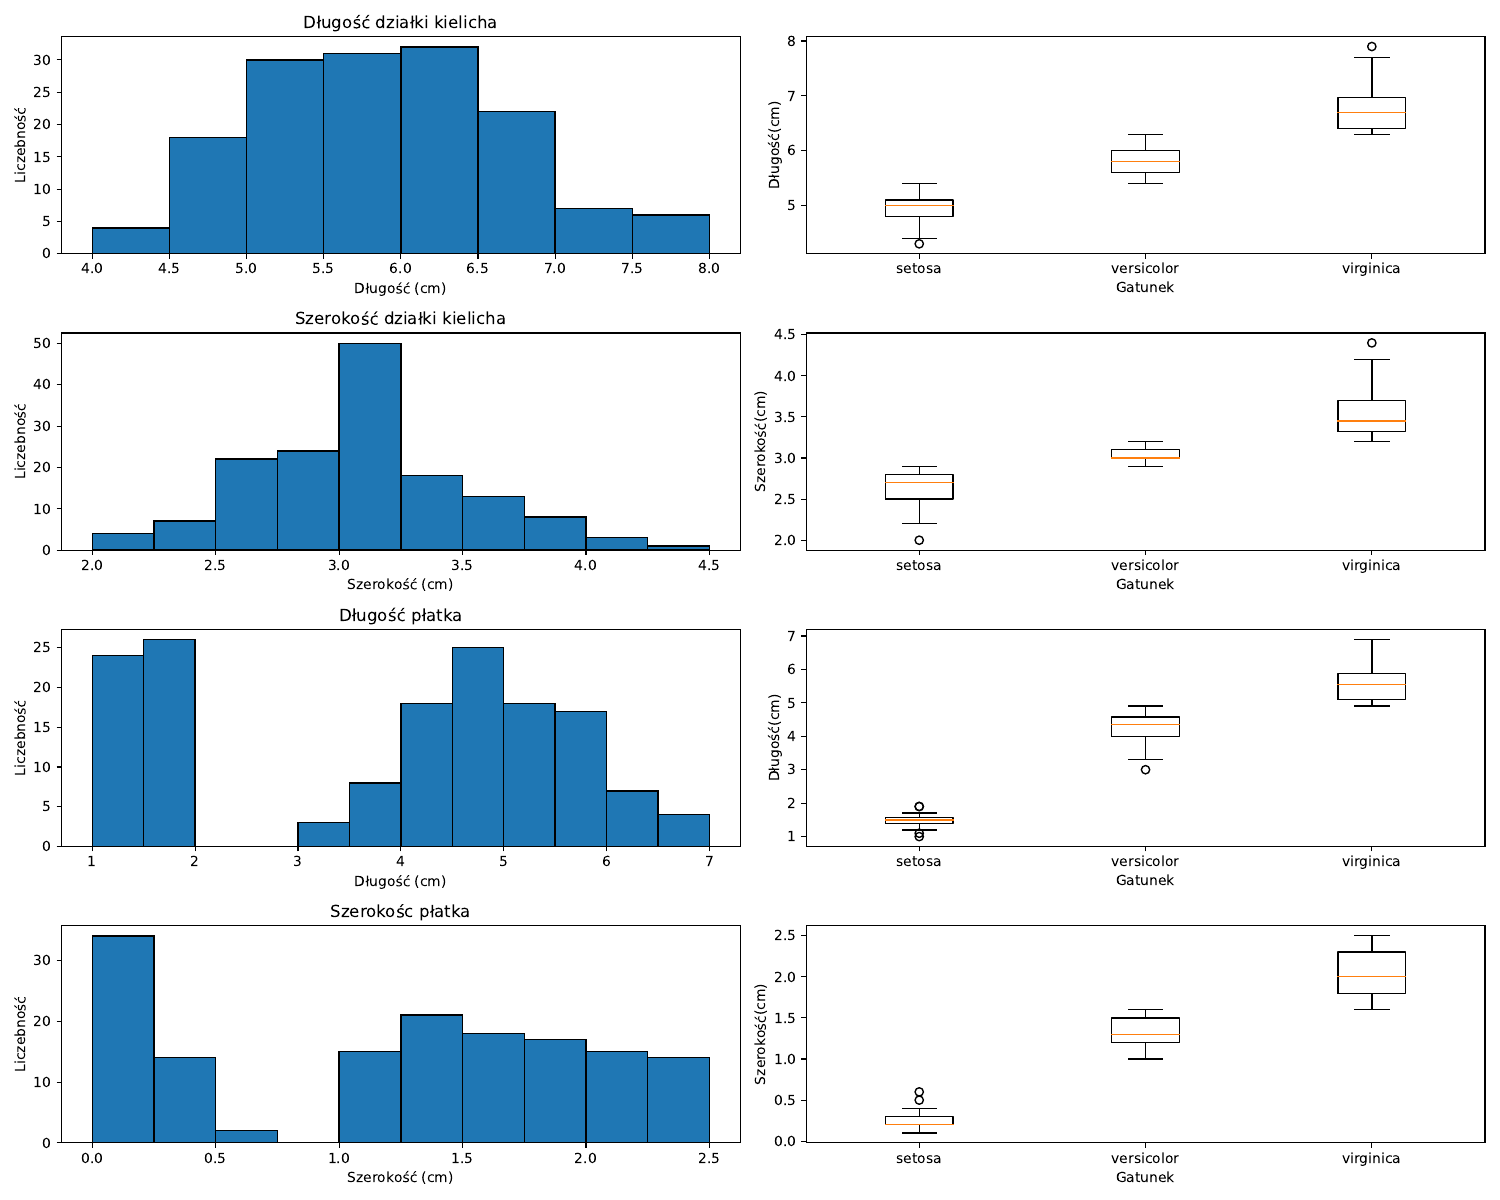

Recreate this plot in Python.
import matplotlib.pyplot as plt


# funkcja generująca wykresy pudełkowe oraz histogramy
def wykresy(Dlug_dzial_kiel=None, Szer_dzial_kiel=None, Dlug_plat=None, Szer_plat=None,
            tabela_dlugosci_dzialki_kielicha=None, tabela_szerokosci_dzialki_kielicha=None, tabela_dlugosci_platka=None,
            tabela_szerokosci_platka=None):
    if tabela_szerokosci_platka is None:
        tabela_szerokosci_platka = []
    if tabela_dlugosci_platka is None:
        tabela_dlugosci_platka = []
    if tabela_szerokosci_dzialki_kielicha is None:
        tabela_szerokosci_dzialki_kielicha = []
    if tabela_dlugosci_dzialki_kielicha is None:
        tabela_dlugosci_dzialki_kielicha = []
    if Szer_plat is None:
        Szer_plat = []
    if Dlug_plat is None:
        Dlug_plat = []
    if Szer_dzial_kiel is None:
        Szer_dzial_kiel = []
    if Dlug_dzial_kiel is None:
        Dlug_dzial_kiel = []

    # ustalam rozmiar okna na ktorym będą wyświetlane wykresy
    plt.rcParams["figure.figsize"] = [15.00, 12.00]
    fig, ax = plt.subplots(4, 2, tight_layout=True)


# ______________________________HISTOGRAMY______________________________#
    # bins=[xx] oznacza zakresy pomiędzy słupkami wykresu
    ax[0][0].hist(Dlug_dzial_kiel, bins=[4.0, 4.5, 5.0, 5.5, 6.0, 6.5, 7.0, 7.5, 8.0], edgecolor="black")
    ax[0][0].set_title("Długość działki kielicha")
    ax[0][0].set_xlabel("Długość (cm)")
    ax[0][0].set_ylabel("Liczebność")

    ax[1][0].hist(Szer_dzial_kiel, bins=[2.0, 2.25, 2.5, 2.75, 3.0, 3.25, 3.5, 3.75, 4.0, 4.25, 4.5], edgecolor="black")
    ax[1][0].set_title("Szerokość działki kielicha")
    ax[1][0].set_xlabel("Szerokość (cm)")
    ax[1][0].set_ylabel("Liczebność")

    ax[2][0].hist(Dlug_plat, bins=[1.0, 1.5, 2.0, 2.5, 3.0, 3.5, 4.0, 4.5, 5.0, 5.5, 6.0, 6.5, 7.0], edgecolor="black")
    ax[2][0].set_title("Długość płatka")
    ax[2][0].set_xlabel("Długość (cm)")
    ax[2][0].set_ylabel("Liczebność")

    ax[3][0].hist(Szer_plat, bins=[0.0, 0.25, 0.5, 0.75, 1.0, 1.25, 1.5, 1.75, 2.0, 2.25, 2.5], edgecolor="black")
    ax[3][0].set_title("Szerokośc płatka")
    ax[3][0].set_xlabel("Szerokość (cm)")
    ax[3][0].set_ylabel("Liczebność")

# ______________________________WYKRESY_PUDEŁKOWE______________________________#

    # nazwy posczegolnych gatunkow
    g1 = 'setosa'
    g2 = 'versicolor'
    g3 = 'virginica'

    # deklaruje tablice zawierające informacje o poszczegolnych cechach dla danych gatunkow
    Dlug_dzial_kiel_g1 = [None]*50
    Dlug_dzial_kiel_g2 = [None]*50
    Dlug_dzial_kiel_g3 = [None]*50

    Szer_dzial_kiel_g1 = [None]*50
    Szer_dzial_kiel_g2 = [None]*50
    Szer_dzial_kiel_g3 = [None]*50

    Dlug_plat_g1 = [None]*50
    Dlug_plat_g2 = [None]*50
    Dlug_plat_g3 = [None]*50

    Szer_plat_g1 = [None]*50
    Szer_plat_g2 = [None]*50
    Szer_plat_g3 = [None]*50

    # wypelniam je wymaganymi danymi
    for i in range(50):
        Dlug_dzial_kiel_g1[i] = tabela_dlugosci_dzialki_kielicha[i]
        Szer_dzial_kiel_g1[i] = tabela_szerokosci_dzialki_kielicha[i]
        Dlug_plat_g1[i] = tabela_dlugosci_platka[i]
        Szer_plat_g1[i] = tabela_szerokosci_platka[i]

    for i in range(50,100):
        Dlug_dzial_kiel_g2[i-50] = tabela_dlugosci_dzialki_kielicha[i]
        Szer_dzial_kiel_g2[i-50] = tabela_szerokosci_dzialki_kielicha[i]
        Dlug_plat_g2[i-50] = tabela_dlugosci_platka[i]
        Szer_plat_g2[i-50] = tabela_szerokosci_platka[i]

    for i in range(100, 150):
        Dlug_dzial_kiel_g3[i - 100] = tabela_dlugosci_dzialki_kielicha[i]
        Szer_dzial_kiel_g3[i - 100] = tabela_szerokosci_dzialki_kielicha[i]
        Dlug_plat_g3[i - 100] = tabela_dlugosci_platka[i]
        Szer_plat_g3[i - 100] = tabela_szerokosci_platka[i]

    # struktura "dictionary" dostępna w Pythonie pozwala na zadeklarowanie
    # klucza i przypisania do niego danych
    # w tym przypadku pozwala to na wytworzenie trzech osobnych wykresów pudełkowych
    # odpowiadających gatunkom irysów

    Slownik_dlug_dzial_kiel = {g1: Dlug_dzial_kiel_g1, g2: Dlug_dzial_kiel_g2, g3: Dlug_dzial_kiel_g3}
    Slownik_szer_dzial_kiel = {g1: Szer_dzial_kiel_g1, g2: Szer_dzial_kiel_g2, g3: Szer_dzial_kiel_g3}
    Slownik_dlug_plat = {g1: Dlug_plat_g1, g2: Dlug_plat_g2, g3: Dlug_plat_g3}
    Slownik_szer_plat = {g1: Szer_plat_g1, g2: Szer_plat_g2, g3: Szer_plat_g3}

    # tworzę wykresy pudełkowe
    ax[0][1].boxplot(Slownik_dlug_dzial_kiel.values())
    ax[0][1].set_xticklabels(Slownik_dlug_dzial_kiel.keys())
    ax[0][1].set_xlabel("Gatunek")
    ax[0][1].set_ylabel("Długość(cm)")

    ax[1][1].boxplot(Slownik_szer_dzial_kiel.values())
    ax[1][1].set_xticklabels(Slownik_szer_dzial_kiel.keys())
    ax[1][1].set_xlabel("Gatunek")
    ax[1][1].set_ylabel("Szerokość(cm)")

    ax[2][1].boxplot(Slownik_dlug_plat.values())
    ax[2][1].set_xticklabels(Slownik_dlug_plat.keys())
    ax[2][1].set_xlabel("Gatunek")
    ax[2][1].set_ylabel("Długość(cm)")

    ax[3][1].boxplot(Slownik_szer_plat.values())
    ax[3][1].set_xticklabels(Slownik_szer_plat.keys())
    ax[3][1].set_xlabel("Gatunek")
    ax[3][1].set_ylabel("Szerokość(cm)")

    # zapis wygenerowanych wykresów do pliku pdf
    plt.savefig("Wykresy.pdf")

